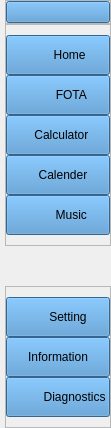
     <widget class="QCustomSlideMenu" name="leftManuContanier" native="true">
      <property name="maximumSize">
       <size>
        <width>45</width>
        <height>16777215</height>
       </size>
      </property>
      <layout class="QVBoxLayout" name="verticalLayout">
       <property name="spacing">
        <number>0</number>
       </property>
       <property name="leftMargin">
        <number>0</number>
       </property>
       <property name="topMargin">
        <number>0</number>
       </property>
       <property name="rightMargin">
        <number>0</number>
       </property>
       <property name="bottomMargin">
        <number>0</number>
       </property>
       <item>
        <widget class="QWidget" name="leftManuSubContanier" native="true">
         <property name="sizePolicy">
          <sizepolicy hsizetype="Preferred" vsizetype="Preferred">
           <horstretch>0</horstretch>
           <verstretch>0</verstretch>
          </sizepolicy>
         </property>
         <property name="minimumSize">
          <size>
           <width>0</width>
           <height>0</height>
          </size>
         </property>
         <layout class="QVBoxLayout" name="verticalLayout_2">
          <property name="spacing">
           <number>0</number>
          </property>
          <property name="leftMargin">
           <number>5</number>
          </property>
          <property name="topMargin">
           <number>0</number>
          </property>
          <property name="rightMargin">
           <number>0</number>
          </property>
          <property name="bottomMargin">
           <number>0</number>
          </property>
          <item alignment="Qt::AlignTop">
           <widget class="QFrame" name="frame">
            <property name="styleSheet">
             <string notr="true">border-color: rgb(22, 38, 59);</string>
            </property>
            <property name="frameShape">
             <enum>QFrame::StyledPanel</enum>
            </property>
            <property name="frameShadow">
             <enum>QFrame::Raised</enum>
            </property>
            <layout class="QHBoxLayout" name="horizontalLayout_2" stretch="0">
             <property name="spacing">
              <number>0</number>
             </property>
             <property name="leftMargin">
              <number>0</number>
             </property>
             <property name="topMargin">
              <number>0</number>
             </property>
             <property name="rightMargin">
              <number>0</number>
             </property>
             <property name="bottomMargin">
              <number>0</number>
             </property>
             <item>
              <widget class="QPushButton" name="menuBtn">
               <property name="toolTip">
                <string>menu</string>
               </property>
               <property name="styleSheet">
                <string notr="true">background-color: rgb(73, 143, 204);</string>
               </property>
               <property name="text">
                <string/>
               </property>
               <property name="icon">
                <iconset resource="icons.qrc">
                 <normaloff>:/icons/icons/menu.png</normaloff>:/icons/icons/menu.png</iconset>
               </property>
               <property name="iconSize">
                <size>
                 <width>24</width>
                 <height>24</height>
                </size>
               </property>
              </widget>
             </item>
            </layout>
           </widget>
          </item>
          <item alignment="Qt::AlignTop">
           <widget class="QFrame" name="frame_2">
            <property name="sizePolicy">
             <sizepolicy hsizetype="Preferred" vsizetype="Preferred">
              <horstretch>0</horstretch>
              <verstretch>0</verstretch>
             </sizepolicy>
            </property>
            <property name="toolTip">
             <string/>
            </property>
            <property name="styleSheet">
             <string notr="true">border-color: rgb(22, 38, 59);</string>
            </property>
            <property name="frameShape">
             <enum>QFrame::StyledPanel</enum>
            </property>
            <property name="frameShadow">
             <enum>QFrame::Raised</enum>
            </property>
            <layout class="QVBoxLayout" name="verticalLayout_4">
             <property name="spacing">
              <number>0</number>
             </property>
             <property name="leftMargin">
              <number>0</number>
             </property>
             <property name="topMargin">
              <number>10</number>
             </property>
             <property name="rightMargin">
              <number>0</number>
             </property>
             <property name="bottomMargin">
              <number>10</number>
             </property>
             <item>
              <widget class="QPushButton" name="homeBtn">
               <property name="minimumSize">
                <size>
                 <width>0</width>
                 <height>40</height>
                </size>
               </property>
               <property name="toolTip">
                <string>home</string>
               </property>
               <property name="styleSheet">
                <string notr="true">background-color: rgb(73, 143, 204);</string>
               </property>
               <property name="text">
                <string>       Home</string>
               </property>
               <property name="icon">
                <iconset resource="icons.qrc">
                 <normaloff>:/icons/icons/home.png</normaloff>:/icons/icons/home.png</iconset>
               </property>
               <property name="iconSize">
                <size>
                 <width>30</width>
                 <height>30</height>
                </size>
               </property>
              </widget>
             </item>
             <item>
              <widget class="QPushButton" name="fotaBtn">
               <property name="minimumSize">
                <size>
                 <width>0</width>
                 <height>40</height>
                </size>
               </property>
               <property name="toolTip">
                <string>fota</string>
               </property>
               <property name="styleSheet">
                <string notr="true">background-color: rgb(73, 143, 204);</string>
               </property>
               <property name="text">
                <string>        FOTA</string>
               </property>
               <property name="icon">
                <iconset resource="icons.qrc">
                 <normaloff>:/icons/icons/fota.png</normaloff>:/icons/icons/fota.png</iconset>
               </property>
               <property name="iconSize">
                <size>
                 <width>30</width>
                 <height>30</height>
                </size>
               </property>
              </widget>
             </item>
             <item>
              <widget class="QPushButton" name="calculatorBtn">
               <property name="minimumSize">
                <size>
                 <width>0</width>
                 <height>40</height>
                </size>
               </property>
               <property name="toolTip">
                <string>calculator</string>
               </property>
               <property name="styleSheet">
                <string notr="true">background-color: rgb(73, 143, 204);</string>
               </property>
               <property name="text">
                <string>  Calculator</string>
               </property>
               <property name="icon">
                <iconset resource="icons.qrc">
                 <normaloff>:/icons/icons/calculator.png</normaloff>:/icons/icons/calculator.png</iconset>
               </property>
               <property name="iconSize">
                <size>
                 <width>30</width>
                 <height>30</height>
                </size>
               </property>
              </widget>
             </item>
             <item>
              <widget class="QPushButton" name="calenderBtn">
               <property name="minimumSize">
                <size>
                 <width>0</width>
                 <height>40</height>
                </size>
               </property>
               <property name="toolTip">
                <string>calender</string>
               </property>
               <property name="styleSheet">
                <string notr="true">background-color: rgb(73, 143, 204);</string>
               </property>
               <property name="text">
                <string>   Calender</string>
               </property>
               <property name="icon">
                <iconset resource="icons.qrc">
                 <normaloff>:/icons/icons/celender.png</normaloff>:/icons/icons/celender.png</iconset>
               </property>
               <property name="iconSize">
                <size>
                 <width>30</width>
                 <height>30</height>
                </size>
               </property>
              </widget>
             </item>
             <item>
              <widget class="QPushButton" name="historyBtn">
               <property name="minimumSize">
                <size>
                 <width>0</width>
                 <height>40</height>
                </size>
               </property>
               <property name="toolTip">
                <string>music</string>
               </property>
               <property name="styleSheet">
                <string notr="true">background-color: rgb(73, 143, 204);</string>
               </property>
               <property name="text">
                <string>        Music</string>
               </property>
               <property name="icon">
                <iconset resource="icons.qrc">
                 <normaloff>:/icons/icons/music.png</normaloff>:/icons/icons/music.png</iconset>
               </property>
               <property name="iconSize">
                <size>
                 <width>30</width>
                 <height>30</height>
                </size>
               </property>
              </widget>
             </item>
            </layout>
           </widget>
          </item>
          <item>
           <spacer name="verticalSpacer">
            <property name="orientation">
             <enum>Qt::Vertical</enum>
            </property>
            <property name="sizeHint" stdset="0">
             <size>
              <width>20</width>
              <height>40</height>
             </size>
            </property>
           </spacer>
          </item>
          <item alignment="Qt::AlignBottom">
           <widget class="QFrame" name="frame_3">
            <property name="styleSheet">
             <string notr="true">border-color: rgb(22, 38, 59);</string>
            </property>
            <property name="frameShape">
             <enum>QFrame::StyledPanel</enum>
            </property>
            <property name="frameShadow">
             <enum>QFrame::Raised</enum>
            </property>
            <layout class="QVBoxLayout" name="verticalLayout_5">
             <property name="spacing">
              <number>0</number>
             </property>
             <property name="leftMargin">
              <number>0</number>
             </property>
             <property name="topMargin">
              <number>10</number>
             </property>
             <property name="rightMargin">
              <number>0</number>
             </property>
             <property name="bottomMargin">
              <number>10</number>
             </property>
             <item>
              <widget class="QPushButton" name="settingBtn">
               <property name="minimumSize">
                <size>
                 <width>0</width>
                 <height>40</height>
                </size>
               </property>
               <property name="toolTip">
                <string>setting</string>
               </property>
               <property name="styleSheet">
                <string notr="true">background-color: rgb(73, 143, 204);</string>
               </property>
               <property name="text">
                <string>      Setting</string>
               </property>
               <property name="icon">
                <iconset resource="icons.qrc">
                 <normaloff>:/icons/icons/setting.png</normaloff>:/icons/icons/setting.png</iconset>
               </property>
               <property name="iconSize">
                <size>
                 <width>30</width>
                 <height>30</height>
                </size>
               </property>
              </widget>
             </item>
             <item>
              <widget class="QPushButton" name="informationBtn">
               <property name="minimumSize">
                <size>
                 <width>0</width>
                 <height>40</height>
                </size>
               </property>
               <property name="toolTip">
                <string>information</string>
               </property>
               <property name="styleSheet">
                <string notr="true">background-color:rgb(73, 143, 204);</string>
               </property>
               <property name="text">
                <string>Information</string>
               </property>
               <property name="icon">
                <iconset resource="icons.qrc">
                 <normaloff>:/icons/icons/information.png</normaloff>:/icons/icons/information.png</iconset>
               </property>
               <property name="iconSize">
                <size>
                 <width>30</width>
                 <height>30</height>
                </size>
               </property>
              </widget>
             </item>
             <item>
              <widget class="QPushButton" name="helpBtn">
               <property name="minimumSize">
                <size>
                 <width>0</width>
                 <height>40</height>
                </size>
               </property>
               <property name="toolTip">
                <string>help</string>
               </property>
               <property name="styleSheet">
                <string notr="true">background-color:rgb(73, 143, 204);</string>
               </property>
               <property name="text">
                <string>          Diagnostics</string>
               </property>
               <property name="icon">
                <iconset resource="icons.qrc">
                 <normaloff>:/icons/icons/help.png</normaloff>:/icons/icons/help.png</iconset>
               </property>
               <property name="iconSize">
                <size>
                 <width>30</width>
                 <height>30</height>
                </size>
               </property>
              </widget>
             </item>
            </layout>
           </widget>
          </item>
         </layout>
        </widget>
       </item>
      </layout>
     </widget>
